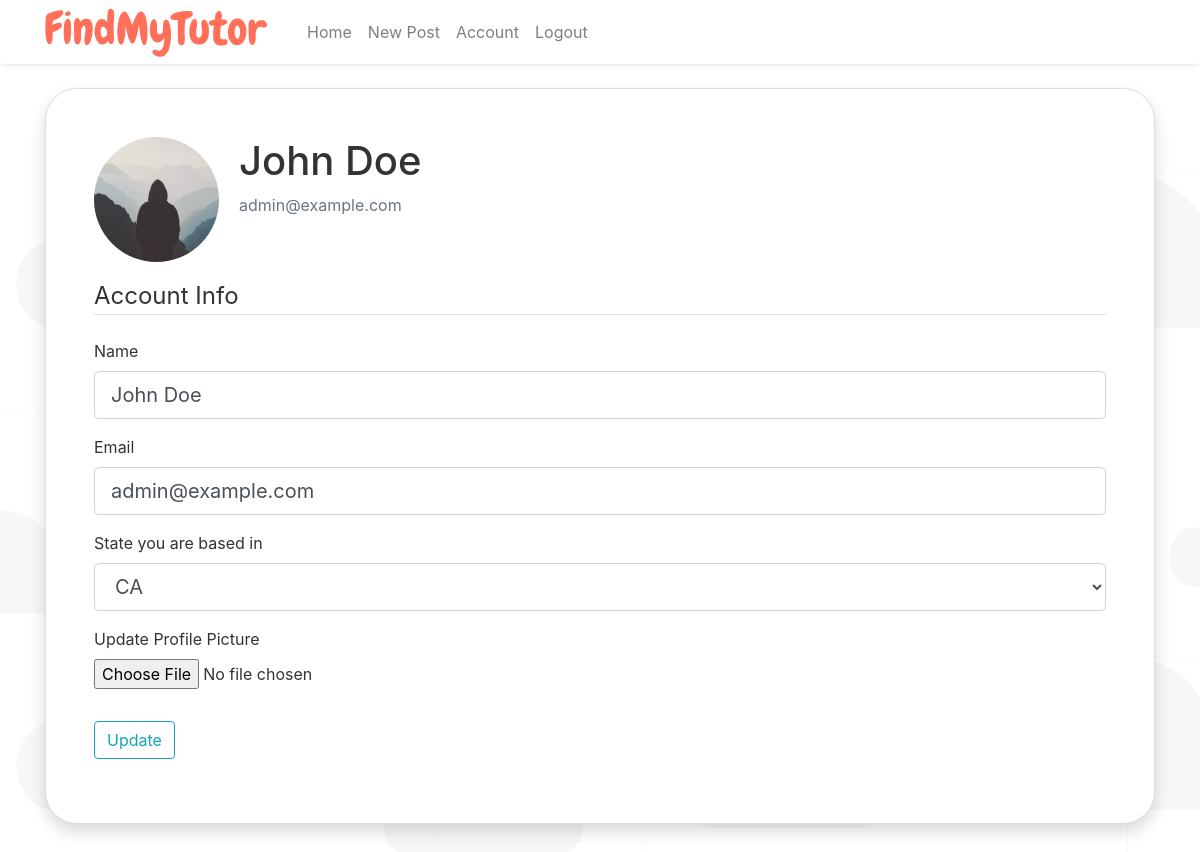
Page /account (signed in) on the committed database.
### flaskTest/models.py (models this page shows, shortened)
class User(db.Model, UserMixin):
    id = db.Column(db.Integer, primary_key=True)
    username = db.Column(db.String(20), unique=True, nullable=False)
    email = db.Column(db.String(120), unique=True, nullable=False)
    image_file = db.Column(db.String(20), nullable=False,
                           default='default.jpg')
    location = db.Column(db.String(100), nullable=False)
    password = db.Column(db.String(60), nullable=False)
    posts = db.relationship('Post', backref='author', lazy=True)

### flaskTest/routes.py (the view)
@app.route("/account", methods=['GET', 'POST'])
@login_required
def account():
    form = UpdateAccountForm()
    if form.validate_on_submit():
        if form.picture.data:
            picture_file = save_picture(form.picture.data)
            current_user.image_file = picture_file
        current_user.username = form.username.data
        current_user.email = form.email.data
        db.session.commit()
        flash('Your account has been updated!', 'success')
        return redirect(url_for('account'))
    elif request.method == 'GET':
        form.username.data = current_user.username
        form.email.data = current_user.email
        form.location.data=current_user.location
    image_file = url_for(
        'static', filename='profilepics/' + current_user.image_file)
    return render_template('account.html', title='Account',
                           image_file=image_file, form=form)

### flaskTest/forms.py (shortened to what this page needs)
class UpdateAccountForm(FlaskForm):
    username = StringField('Name',
                           validators=[InputRequired(), Length(min=2, max=20)])
    location = SelectField('State you are based in', choices=states,validators=[InputRequired()])
    email = StringField('Email', validators=[InputRequired(), Email()])
    picture = FileField('Update Profile Picture', validators=[
                        FileAllowed(['jpg', 'png'])])
    submit = SubmitField('Update')

### flaskTest/routes.py (called while the page is built)
@login_manager.user_loader
def load_user(user_id):
    return User.query.get(int(user_id))

### flaskTest/templates/account.html (shortened to what this page needs)
{% extends "layout.html" %}
{%block content%}
 <div class='container mt-4'>
    <div class = "content-section shadow p-5 mb-5 bg-white">
      <div class="media">
        <img class="rounded-circle account-img" src="{{ image_file }}">
        <div class="media-body">
          <h2 class="account-heading">{{ current_user.username }}</h2>
          <p class="text-secondary">{{ current_user.email }}</p>
        </div>
      </div>
        <form method="POST" action="" enctype="multipart/form-data">
            <fieldset class="form-group">
                <legend class="border-bottom mb-4">Account Info</legend>
                <div class="form-group">
                    {{ form.username.label(class="form-control-label") }}
                    {% if form.username.errors %}
                        {{ form.username(class="form-control form-control-lg is-invalid") }}
                        <div class="invalid-feedback">
                            {% for error in form.username.errors %}
                                <span>{{ error }}</span>
                            {% endfor %}
                        </div>
                    {% else %}
                        {{ form.username(class="form-control form-control-lg") }}
                    {% endif %}
                </div>
                <div class="form-group">
                    {{ form.email.label(class="form-control-label") }}
                    {% if form.email.errors %}
                        {{ form.email(class="form-control form-control-lg is-invalid") }}
                        <div class="invalid-feedback">
                            {% for error in form.email.errors %}
                                <span>{{ error }}</span>
                            {% endfor %}
                        </div>
                    {% else %}
                        {{ form.email(class="form-control form-control-lg") }}
                    {% endif %}
                </div>
                <div class="form-group">
                    {{form.location.label(class="form-control-label")}}
                    {%if form.location.errors%}
                        {{form.location(class="form-control form-control-lg is-invalid")}}
                        <div class="invalid-feedback">
                            {% for error in form.location.errors%}
                                <span>{{error}}</span>
                            {%endfor%}
                        </div>
                    {%else%}
                        {{form.location(class="form-control form-control-lg")}}
                    {%endif%}
                </div>
                <div class="form-group">
                    {{ form.picture.label() }}
                    {{ form.picture(class="form-control-file") }}
                </div>
            </fieldset>
            <div class="form-group">
                {{ form.submit(class="btn btn-outline-info") }}
            </div>
        </form>
    </div>
</div>
{%endblock content%}

### flaskTest/static/main.css (style rules this page uses)
body { background: #fff; color: #333333; background-image: url('./images/background.svg'); background-size: cover; background-position: 0px 0px; background-repeat: repeat-x; animation: animatedBackground 40s linear infinite; }
.content-section { background: #ffffff; border: 1px solid #dddddd; border-radius: 2em; }
.account-img { height: 125px; width: 125px; margin-right: 20px; margin-bottom: 16px; }
.account-heading { font-size: 2.5rem; }

### rows in the picture
User: username "John Doe", email "admin@example.com", location "CA"
